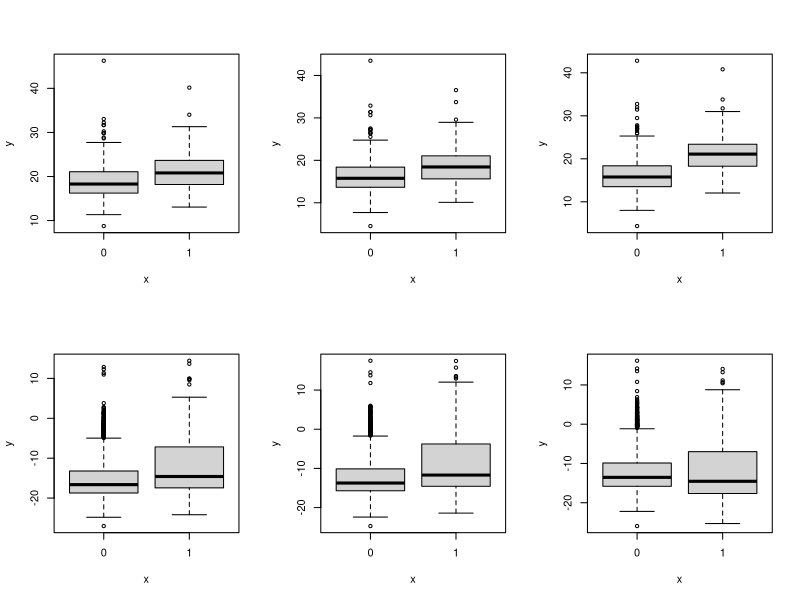

Write the R code that produced this figure.
## ---- chunk 1
knitr::opts_chunk$set(warning = FALSE, message = FALSE)
knitr::opts_chunk$set(echo = FALSE)
## ---- chunk 2
# load libraries
library(readr)
library(tidyverse)
## ---- chunk 3
# read in data
df_ld <- read_csv('../data/lowDim_dataset.csv') #475  24
df_hd <- read_csv('../data/highDim_dataset.csv') #2000  187
df_ld <- df_ld %>% mutate(A = factor(A))
df_hd <- df_hd %>% mutate(A = factor(A))

# seperate X and Y, will be used in predict function
df_ld_X <- df_ld %>% select(-Y, -A)
df_hd_X <- df_hd %>% select(-Y, -A)

# data description
df_ld %>% head()
df_hd %>% head()

df_ld$A %>% table() %>% prop.table()
df_hd$A %>% table() %>% prop.table()

df_ld %>% group_by(A) %>% summarize(mean(Y))
df_hd %>% group_by(A) %>% summarize(mean(Y))
## ---- chunk 4
# simple regression estimate
# m0
m_ld0 <- glm(Y ~ ., data = subset(df_ld[df_ld$A==0,], select = -A))
m_hd0 <- glm(Y ~ ., data = subset(df_hd[df_hd$A==0,], select = -A))
# m1
m_ld1 <- glm(Y ~ ., data = subset(df_ld[df_ld$A==1,], select = -A))
m_hd1 <- glm(Y ~ ., data = subset(df_hd[df_hd$A==1,], select = -A))

# prediction using non-treatment model params
Y_pred_ld0 <- predict(m_ld0, newdata = df_ld_X)
Y_pred_hd0 <- predict(m_hd0, newdata = df_hd_X)

# prediction using treatment model params
Y_pred_ld1 <- predict(m_ld1, newdata = df_ld_X)
Y_pred_hd1 <- predict(m_hd1, newdata = df_hd_X)

# add predicted y to the dataframe
df_ld <- df_ld %>% mutate(Y_pred1 = Y_pred_ld1, Y_pred0 = Y_pred_ld0)
df_hd <- df_hd %>% mutate(Y_pred1 = Y_pred_hd1, Y_pred0 = Y_pred_hd0)

par(mfrow=c(2,3))
plot(df_ld$A, Y_pred_ld1)
plot(df_ld$A, Y_pred_ld0)
plot(df_ld$A, df_ld$Y)
plot(df_hd$A, Y_pred_hd1)
plot(df_hd$A, Y_pred_hd0)
plot(df_hd$A, df_hd$Y)

# calculate ATE
ATE <- function(df){
  n <- nrow(df)
  return(1/n * sum(df$Y_pred1 - df$Y_pred0))
}
ATE(df_ld) #2.526944
ATE(df_hd) #-2.95978
